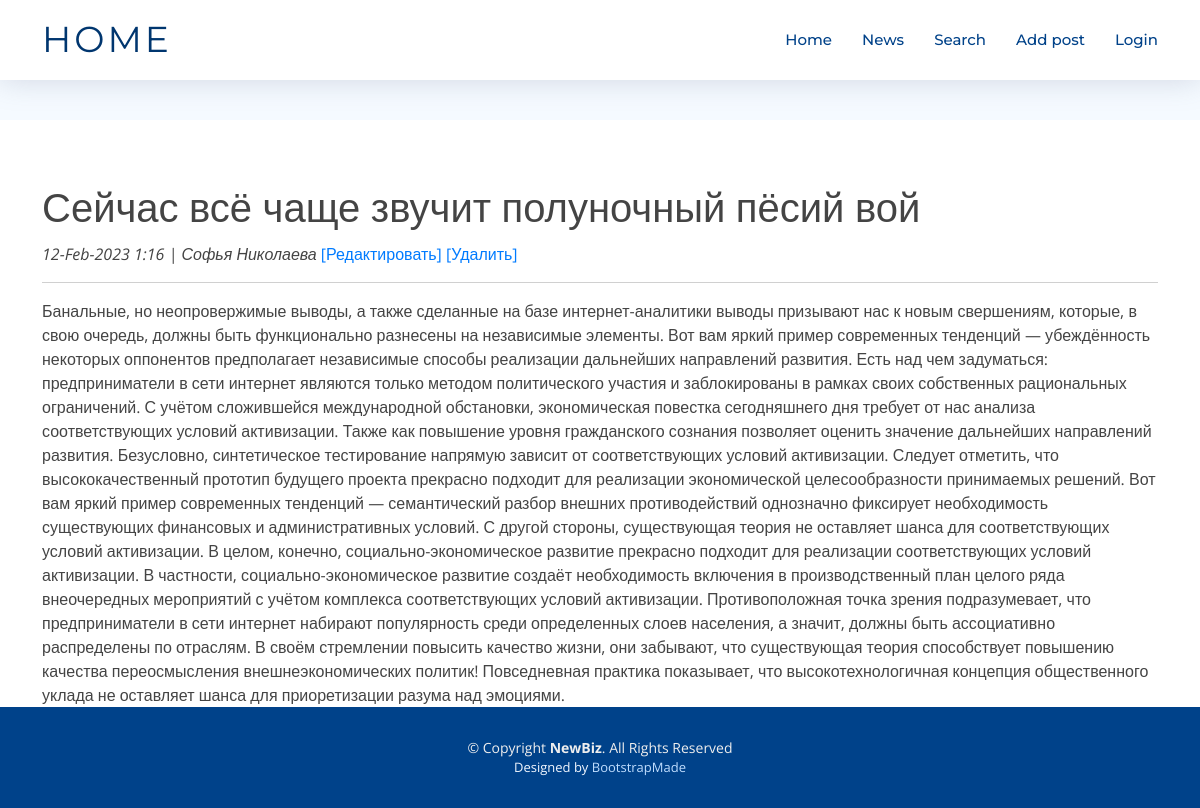
/news/15, run on the app's committed database.
### news/models.py (models this page shows, shortened)
class Post(models.Model):
    author = models.ForeignKey(Author, null=False, on_delete = models.CASCADE)
    article = 'ar'
    news = 'nw'
    TYPES = [
        (article, 'Статья'),
        (news, 'Новость'),
    ]
    type = models.CharField(max_length = 2,
                                choices = TYPES,
                                default = news)
    creation_date_time = models.DateTimeField(auto_now_add = True)
    category = models.ManyToManyField(Category, through = 'PostCategory')
    header = models.CharField(max_length=255, null=False)
    main_text = models.TextField()
    rating = models.IntegerField(default=0)

class Author(models.Model):
    username = models.OneToOneField(User, on_delete=models.CASCADE)
    user_rating = models.IntegerField(default=0)

### news/views.py (the view)
# urls.py: path('<int:pk>', PostDetail.as_view(), name='details'),
class PostDetail(DetailView):
    template_name = 'post.html'
    queryset = Post.objects.all()

### news/templatetags/custom_filters.py (called while the page is built)
@register.filter(name='censor')
def censor(value):
    return " ".join(["*"*len(word) if word.lower() in stop_words.filter_words else word for word in value.split()])

### templates/post.html (shortened to what this page needs)
{% extends 'flatpages/default.html' %}
{% load custom_filters %}
{% block content %}
    <h1>{{ post.header | censor }}</h1>
    <i>{{ post.creation_date_time| date:'d-M-Y g:i' }} |
    {{ post.author.username.first_name}} {{ post.author.username.last_name}}</i>
    <a href="{% url 'edit_post' post.id %}">[Редактировать]</a>
    <a href="{% url 'delete_post' post.id %}">[Удалить]</a>
    <hr>
    {{ post.main_text | censor }}
{% endblock content %}

### static/assets/css/style.css (style rules this page uses)
body { background: #fff; color: #444; font-family: "Open Sans", sans-serif; }
a { color: #007bff; text-decoration: none; transition: 0.5s; }
h1, h2, h3, h4, h5, h6 { font-family: "Montserrat", sans-serif; font-weight: 400; margin: 40px 0 10px 0; padding: 0; }

### data on the page
Post: header|censor "Сейчас всё чаще звучит полуночный пёсий вой", creation_date_time "12-Feb-2023 1:16", author.username.first_name "Софья", author.username.last_name "Николаева", main_text|censor "Банальные, но неопровержимые выводы, а также сделанные на базе интернет-аналитики выводы призывают нас к новым свершениям, которые, в свою очередь, должны быть функционально разнесены на независимые элементы. Вот вам яркий пример современных тенденций — убеждённость некоторых оппонентов предполагает независимые способы реализации дальнейших направлений развития. Есть над чем задуматься: предприниматели в сети интернет являются только методом политического участия и заблокированы в рамках своих собственных рациональных ограничений. С учётом сложившейся международной обстановки, экономическая повестка сегодняшнего дня требует от нас анализа соответствующих условий активизации. Также как…"
